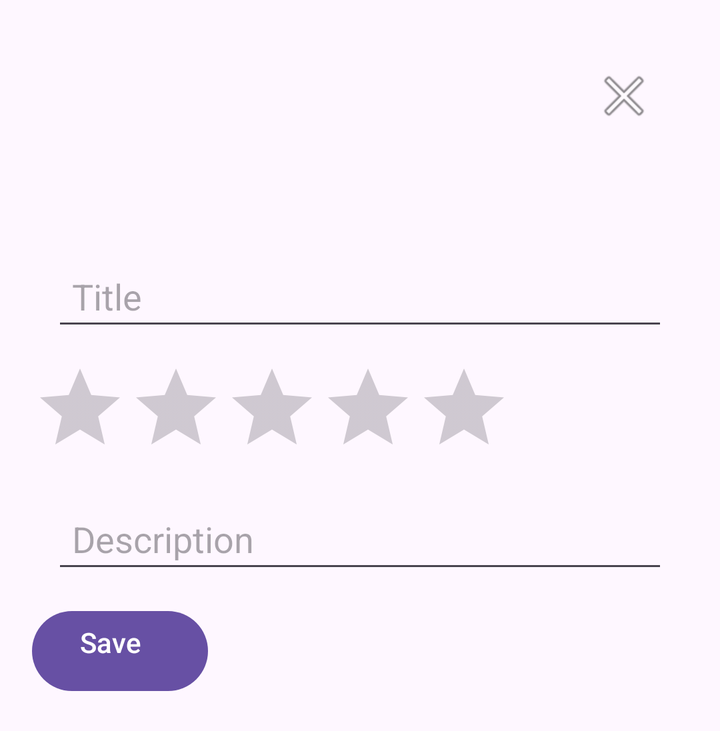
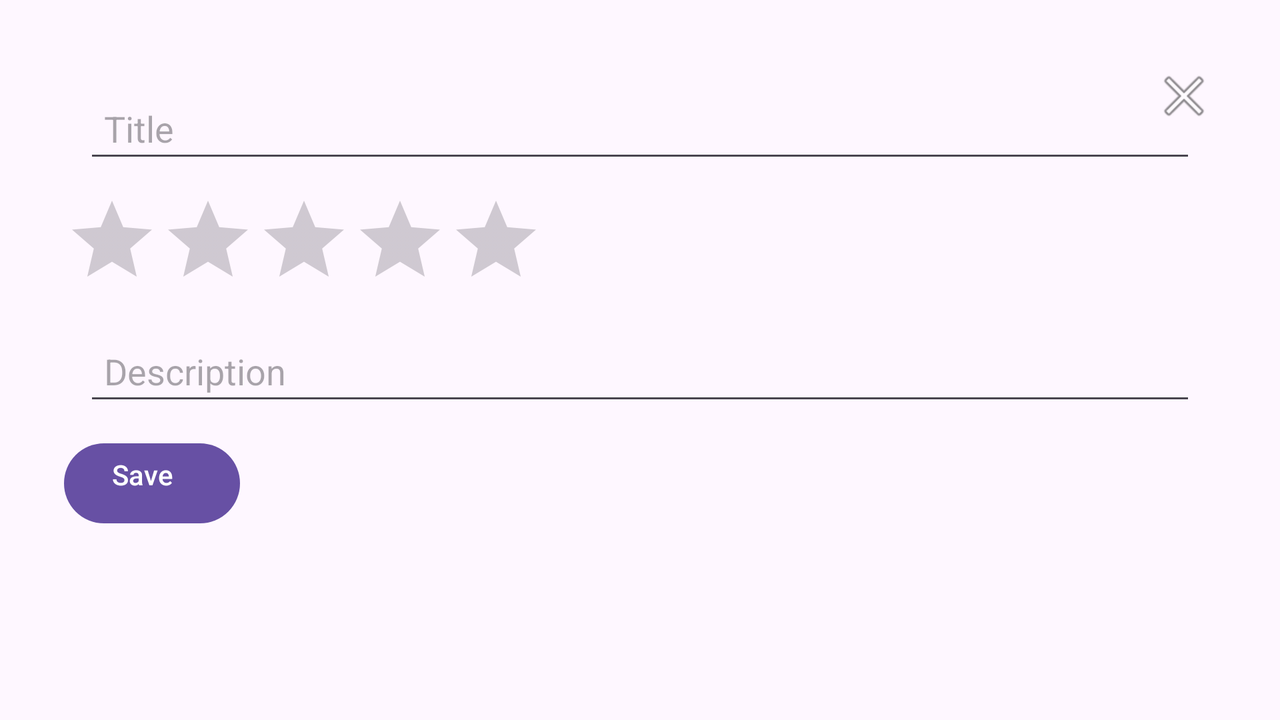

Two renders of one Android screen. The first uses the default layout on a phone; the second uses the alternative layout the repository ships for a different screen configuration, on a matching device. The two XML files are below.
<!-- AndroidManifest.xml: application theme Theme.ProjekKampus -->
<!-- res/layout/activity_edit_review.xml -->
<androidx.constraintlayout.widget.ConstraintLayout
    xmlns:android="http://schemas.android.com/apk/res/android"
    xmlns:app="http://schemas.android.com/apk/res-auto"
    android:layout_width="match_parent"
    android:layout_height="wrap_content"
    android:padding="16dp">


    <RelativeLayout
        android:layout_width="match_parent"
        android:layout_height="wrap_content"
        android:padding="16dp"
        app:layout_constraintTop_toTopOf="parent">

        <ImageButton
            android:id="@+id/closeButton"
            android:layout_width="32dp"
            android:layout_height="32dp"
            android:src="@android:drawable/ic_menu_close_clear_cancel"
            android:contentDescription="Close"
            android:background="?attr/selectableItemBackgroundBorderless"
            android:clickable="true"
            android:focusable="true"
            android:layout_alignParentTop="true"
            android:layout_alignParentEnd="true"
            />

    </RelativeLayout>

    <LinearLayout
        android:layout_width="match_parent"
        android:layout_height="wrap_content"
        android:orientation="vertical"
        android:gravity="center_vertical"
        android:paddingTop="100dp"
        android:layout_marginTop="16dp">

    <EditText
        android:id="@+id/edit_review_title"
        android:layout_width="match_parent"
        android:layout_height="wrap_content"
        android:hint="Title"
        android:padding="10dp"
        android:layout_margin="10dp"
        android:gravity="start"
        />

    <RatingBar
        android:id="@+id/edit_review_rating"
        android:layout_width="wrap_content"
        android:layout_height="wrap_content"
        android:numStars="5"
        android:stepSize="1"
        android:gravity="start"
        />

    <EditText
        android:id="@+id/edit_review_description"
        android:layout_width="match_parent"
        android:layout_height="wrap_content"
        android:hint="Description"
        android:padding="10dp"
        android:layout_margin="10dp"
        android:gravity="start"
        />

    <Button
        android:id="@+id/save_review_button"
        android:layout_width="wrap_content"
        android:layout_height="wrap_content"
        android:text="Save"
        android:gravity="start"
        />

</LinearLayout>

    </androidx.constraintlayout.widget.ConstraintLayout>
<!-- resources referenced by this layout -->
<resources>
  <!-- from res/values-v23/ -->
  <style name="Theme.ProjekKampus" parent="Base.Theme.ProjekKampus">
          
          <item name="android:navigationBarColor">@android:color/transparent</item>
          <item name="android:statusBarColor">@android:color/transparent</item>
          <item name="android:windowLightStatusBar">?attr/isLightTheme</item>
      </style>
  <style name="Base.Theme.ProjekKampus" parent="Theme.Material3.DayNight.NoActionBar">
          
          
      </style>
</resources>
<!-- res/layout-land/activity_edit_review.xml (the repository's variant of the layout above) -->
<!-- drawn on the phone turned sideways -->
<?xml version="1.0" encoding="utf-8"?>
<androidx.constraintlayout.widget.ConstraintLayout
    xmlns:android="http://schemas.android.com/apk/res/android"
    xmlns:app="http://schemas.android.com/apk/res-auto"
    android:layout_width="match_parent"
    android:layout_height="match_parent"
    android:padding="16dp">

    <RelativeLayout
        android:layout_width="match_parent"
        android:layout_height="wrap_content"
        android:padding="16dp"
        app:layout_constraintTop_toTopOf="parent">

        <ImageButton
            android:id="@+id/closeButton"
            android:layout_width="32dp"
            android:layout_height="32dp"
            android:src="@android:drawable/ic_menu_close_clear_cancel"
            android:contentDescription="Close"
            android:background="?attr/selectableItemBackgroundBorderless"
            android:clickable="true"
            android:focusable="true"
            android:layout_alignParentTop="true"
            android:layout_alignParentEnd="true" />

    </RelativeLayout>

    <LinearLayout
        android:layout_width="match_parent"
        android:layout_height="wrap_content"
        android:orientation="horizontal"
        android:gravity="center_vertical"
        android:layout_marginTop="16dp"
        app:layout_constraintTop_toBottomOf="@id/closeButton">


        <LinearLayout
            android:layout_width="0dp"
            android:layout_height="match_parent"
            android:layout_weight="1"
            android:orientation="vertical"
            android:padding="16dp">

            <EditText
                android:id="@+id/edit_review_title"
                android:layout_width="match_parent"
                android:layout_height="wrap_content"
                android:hint="Title"
                android:padding="10dp"
                android:layout_margin="10dp"
                android:gravity="start" />

            <RatingBar
                android:id="@+id/edit_review_rating"
                android:layout_width="wrap_content"
                android:layout_height="wrap_content"
                android:numStars="5"
                android:stepSize="1"
                android:gravity="start" />

            <EditText
                android:id="@+id/edit_review_description"
                android:layout_width="match_parent"
                android:layout_height="wrap_content"
                android:hint="Description"
                android:padding="10dp"
                android:layout_margin="10dp"
                android:gravity="start" />

            <Button
                android:id="@+id/save_review_button"
                android:layout_width="wrap_content"
                android:layout_height="wrap_content"
                android:text="Save"
                android:gravity="start" />

        </LinearLayout>

    </LinearLayout>

</androidx.constraintlayout.widget.ConstraintLayout>
